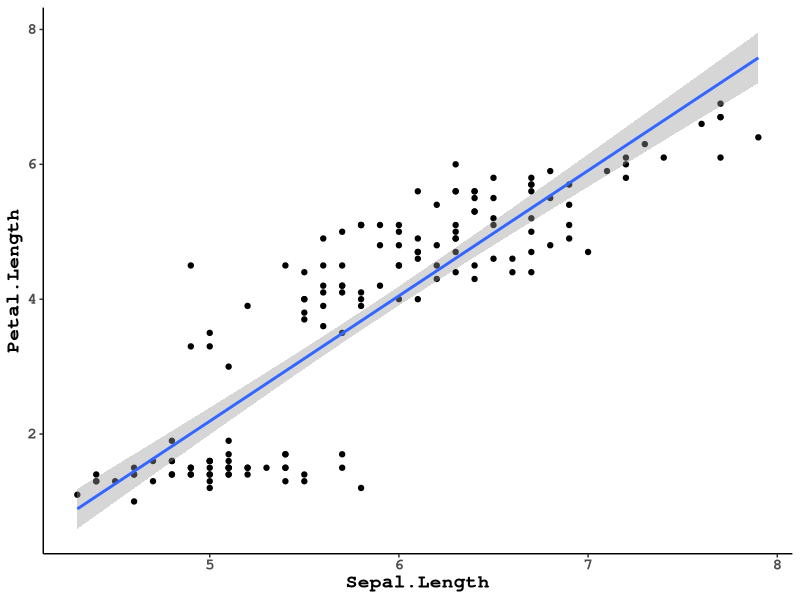

Reproduce this figure in R. (Note: this script raises an error after producing the figure.)
## ---- chunk 1
library(tidyverse)

theme_set(
	theme_classic() +
		theme(
			text = element_text(family = "mono", face = "bold", size = 14)
		)
)
## ---- chunk 2
# str(iris)
t_iris = as_tibble(iris)
## ---- chunk 3
t_iris %>%
	ggplot(aes(x = Sepal.Length, y = Petal.Length)) + 
	geom_point() +
	geom_smooth(method = "lm")
## ---- chunk 4
# model petal length by sepal length
iris_mod_lin = lm(formula = Petal.Length ~ Sepal.Length, data = t_iris)
# summarize the model
iris_mod_lin_summ = summary(iris_mod_lin) ; iris_mod_lin_summ
## ---- chunk 5
# predict values and add to table
t_iris$Petal.Length.pred = predict(iris_mod_lin)


## ---- chunk 6
exp = expression(x, 1 + 3*(1/x))
exp %>%
	class()
eval(expr = exp)
## ---- chunk 7
is.call(call) #-> FALSE: Functions are NOT calls

## set up a function call to round with argument 10.5
cl <- call("round", 10.5)
is.call(cl) # TRUE
cl
identical(quote(round(10.5)), # <- less functional, but the same
          cl) # TRUE
## such a call can also be evaluated.
eval(cl) # [1] 10

class(cl) # "call"
typeof(cl)# "language"
str(cl)
is.call(cl) && is.language(cl) # always TRUE for "call"s
A <- 10.5
call("round", A)        # round(10.5)
call("round", quote(A)) # round(A)
# ?quote
f <- "round"
call(f, quote(A))       # round(A)
## if we want to supply a function we need to use as.call or similar
f <- round
## Not run: call(f, quote(A))  # error: first arg must be character
(g <- as.call(list(f, quote(A))))
eval(g)
## alternatively but less transparently
g <- list(f, quote(A))
mode(g) <- "call"
g
eval(g)
## see also the examples in the help for do.call

